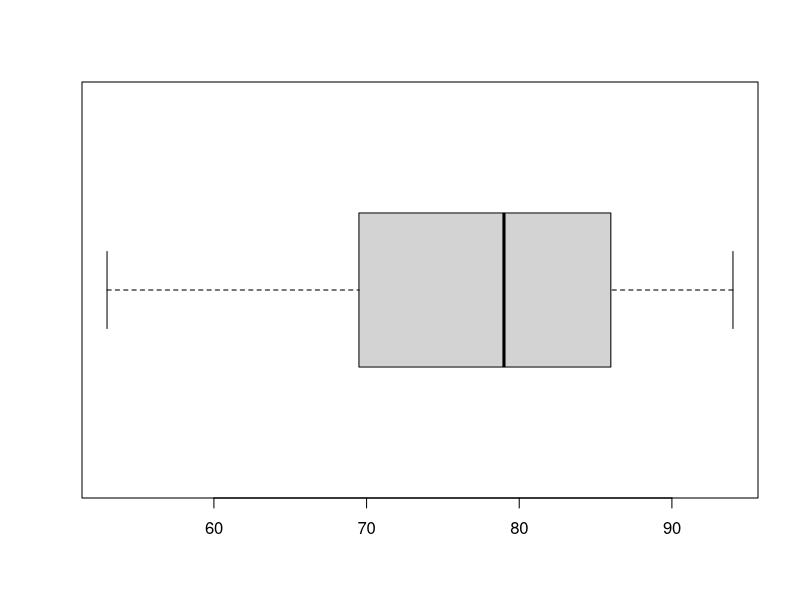
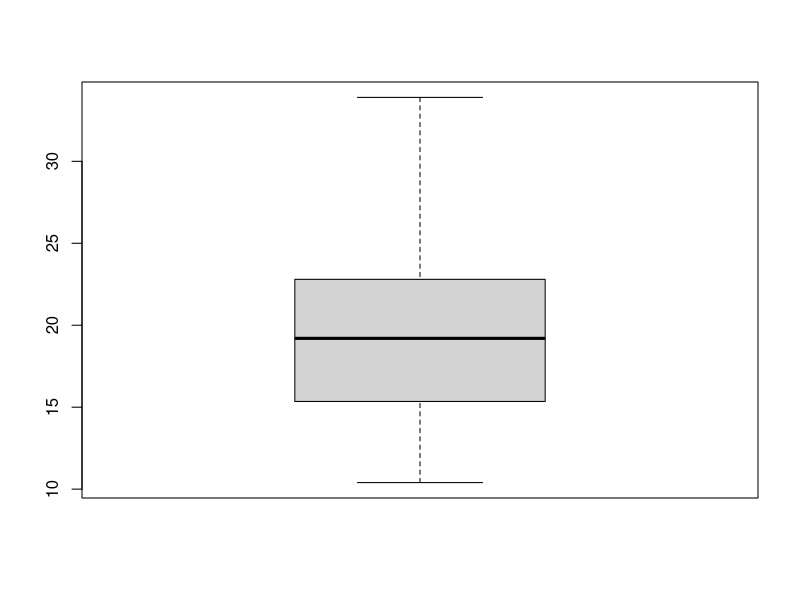
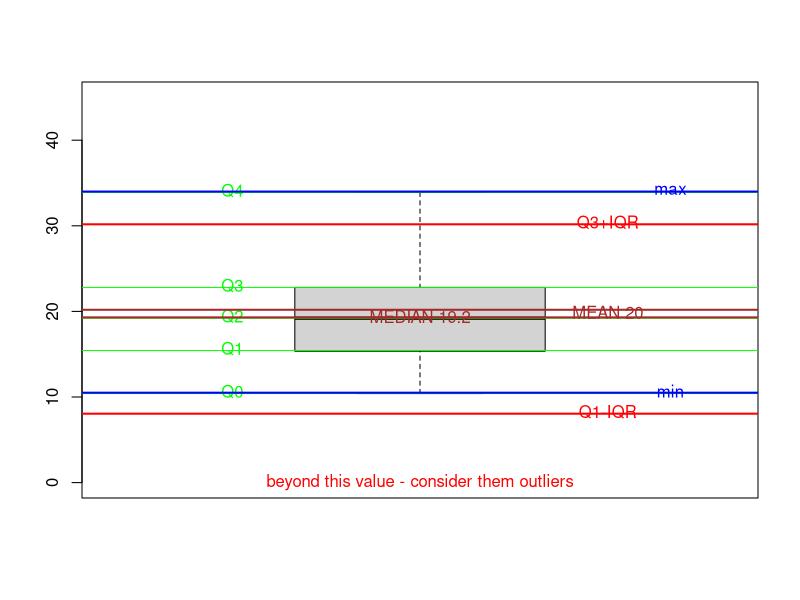
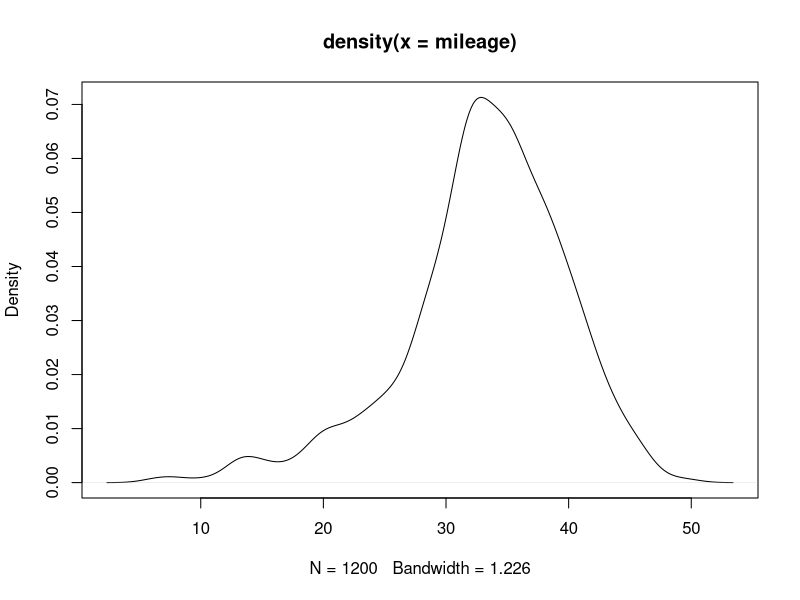
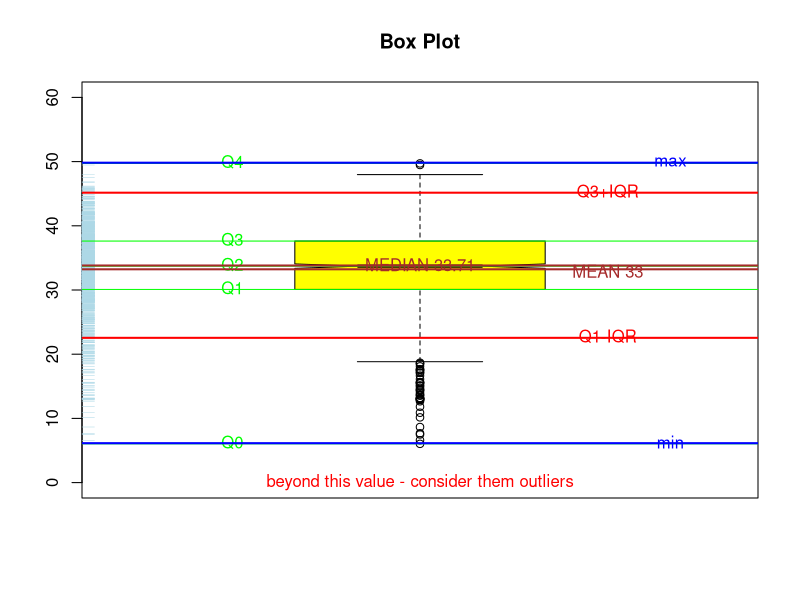
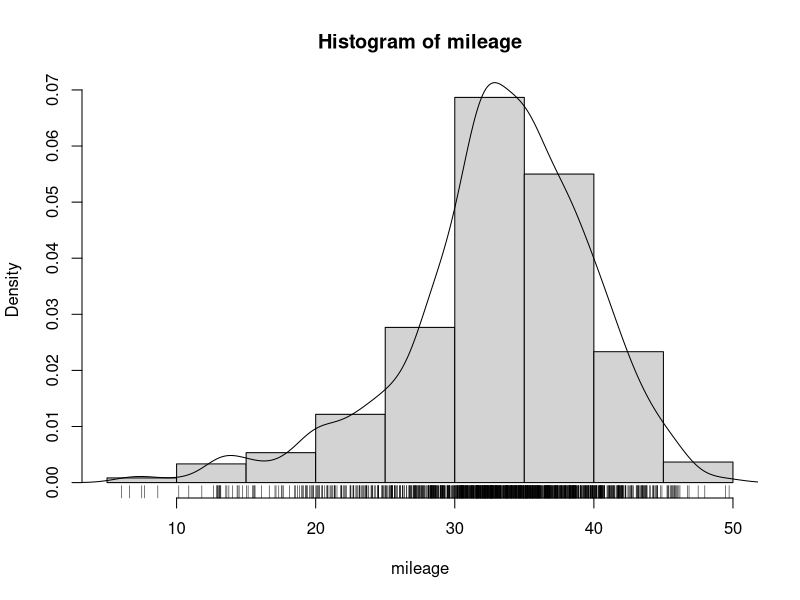

R code for these plots, in order:
#understanding box plot
#https://www.shmoop.com/basic-statistics-probability/box-whisker-plots.html


#eg1----
marks = c(53,65,68,69,70,72,72,79,83,84,85,87,89,90,94)
quantile(marks)
sort(marks)
boxplot(marks, horizontal = T)


#eg2----
#mtcars

(mileage = mtcars$mpg)

boxplot(mileage)


boxplot(mileage, ylim=c(0,45))
quantile(mileage)
IQR(mileage)
range(mileage)

#quartiles
abline(h=quantile(mileage), col='green')
text(1-.3, quantile(mileage)+.2, labels=c('Q0','Q1','Q2','Q3','Q4'), col='green')

quantile(mileage)[c(2,4)]
(LL = quantile(mileage)[c(2)] - IQR(mileage))
(UL = quantile(mileage)[c(4)] + IQR(mileage))
abline(h=c(LL, UL), col='red', lwd=2)
text(1+.3, c(LL, UL)+.2, labels=c('Q1-IQR', 'Q3+IQR'), col='red')
text(1,0,label='beyond this value - consider them outliers', col='red')
#beyond this value - consider them outliers

#min/max
abline(h=range(mileage)+.1, col='blue', lwd=2)
text(1+.4, range(mileage)+.3, labels=c('min', 'max'), col='blue')

#mean/ median
abline(h=c(mean(mileage)+.1, median(mileage)+.1), col='brown', lwd=2)
text(c(1+.3,1), c(mean(mileage)-.2, median(mileage)+.2), labels=c(paste('MEAN',round(mean(mileage))), paste('MEDIAN',round(median(mileage),2))), col='brown')

# eg2------

mileage = c(rnorm(100, mean=20, sd=5), rnorm(100,mean=30,sd=5), rnorm(1000,mean=35,sd=5))
plot(density(mileage))
e1071::skewness(mileage)

#left skewed

boxplot(mileage, ylim=c(0,60), notch=T, col='yellow', main='Box Plot')
rug(jitter(mileage, amount = 0.01), side = 2, col = "light blue")
quantile(mileage)
IQR(mileage)
range(mileage)

#quartiles
abline(h=quantile(mileage), col='green')
text(1-.3, quantile(mileage)+.2, labels=c('Q0','Q1','Q2','Q3','Q4'), col='green')

quantile(mileage)[c(2,4)]
(LL = quantile(mileage)[c(2)] - IQR(mileage))
(UL = quantile(mileage)[c(4)] + IQR(mileage))
abline(h=c(LL, UL), col='red', lwd=2)
text(1+.3, c(LL, UL)+.2, labels=c('Q1-IQR', 'Q3+IQR'), col='red')
text(1,0,label='beyond this value - consider them outliers', col='red')
#beyond this value - consider them outliers

#min/max
abline(h=range(mileage)+.1, col='blue', lwd=2)
text(1+.4, range(mileage)+.3, labels=c('min', 'max'), col='blue')

#mean/ median
abline(h=c(mean(mileage)+.1, median(mileage)+.1), col='brown', lwd=2)
text(c(1+.3,1), c(mean(mileage)-.2, median(mileage)+.2), labels=c(paste('MEAN',round(mean(mileage))), paste('MEDIAN',round(median(mileage),2))), col='brown')

hist(mileage, freq=F)
rug(jitter(mileage))     
lines(density(mileage))
